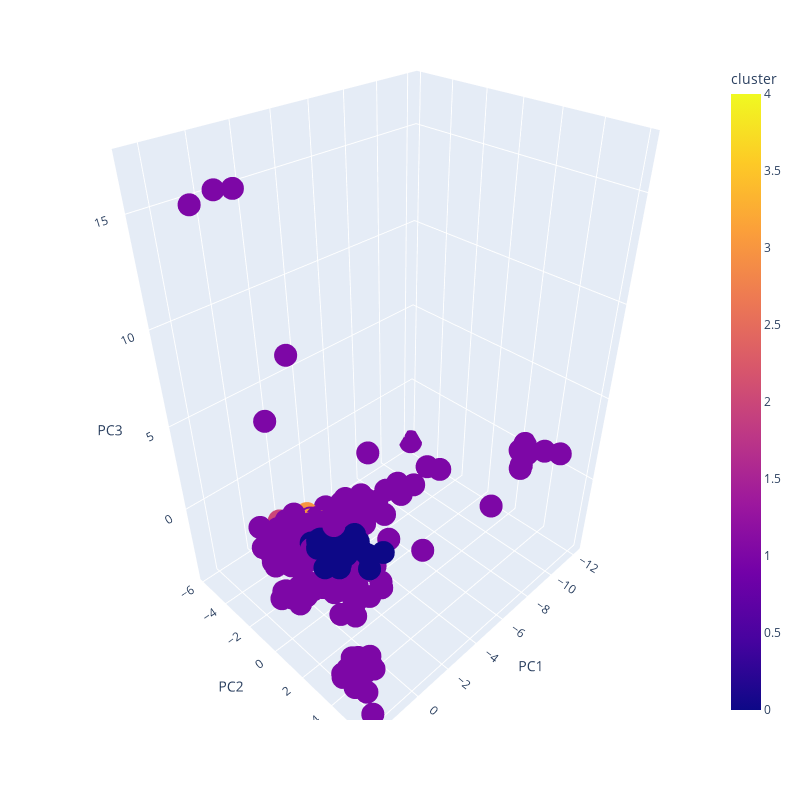

Source (notebook cell):
### Markdown cell above
### Reduccion de dimensionalidad
Dado que usamos al menos 11 dimensiones para el clustering nos veremos obligados a reducir la dimensionalidad para poder observar los clusters sin dificultadad

### Code cell
from sklearn.decomposition import PCA
import plotly.express as px


# Ajustar el modelo PCA
pca = PCA(n_components=3)
principal_components = pca.fit_transform(X)


df_pca = pd.DataFrame(data=principal_components, columns=['PC1', 'PC2', 'PC3'])
df_pca['cluster'] = df['cluster']


fig = px.scatter_3d(df_pca, 
                    x='PC1', 
                    y='PC2', 
                    z='PC3', 
                    color='cluster', 
                    height=800, 
                    width=800)

# Guardar el gráfico como un archivo HTML
fig.write_html("file5k.html")

# Mostrar el gráfico
fig.show()

### Figure 1 — Plotly figure (JSON) as saved in the notebook; plotly's stock layout.template omitted (floating-point values rounded to 4 significant figures; data arrays with more than 128 entries replaced by an {"elided": "..."} marker saying what was removed)
{"data": [{"hovertemplate": "PC1=%{x}<br>PC2=%{y}<br>PC3=%{z}<br>cluster=%{marker.color}<extra></extra>", "legendgroup": "", "marker": {"color": {"elided": "571 int values"}, "coloraxis": "coloraxis", "symbol": "circle"}, "mode": "markers", "name": "", "scene": "scene", "showlegend": false, "type": "scatter3d", "x": {"elided": "571 float values"}, "y": {"elided": "571 float values"}, "z": {"elided": "571 float values"}}], "layout": {"coloraxis": {"colorbar": {"title": {"text": "cluster"}}, "colorscale": [[0, "#0d0887"], [0.1111, "#46039f"], [0.2222, "#7201a8"], [0.3333, "#9c179e"], [0.4444, "#bd3786"], [0.5556, "#d8576b"], [0.6667, "#ed7953"], [0.7778, "#fb9f3a"], [0.8889, "#fdca26"], [1, "#f0f921"]]}, "height": 800, "legend": {"tracegroupgap": 0}, "margin": {"t": 60}, "scene": {"domain": {"x": [0, 1], "y": [0, 1]}, "xaxis": {"title": {"text": "PC1"}}, "yaxis": {"title": {"text": "PC2"}}, "zaxis": {"title": {"text": "PC3"}}}, "width": 800}}
